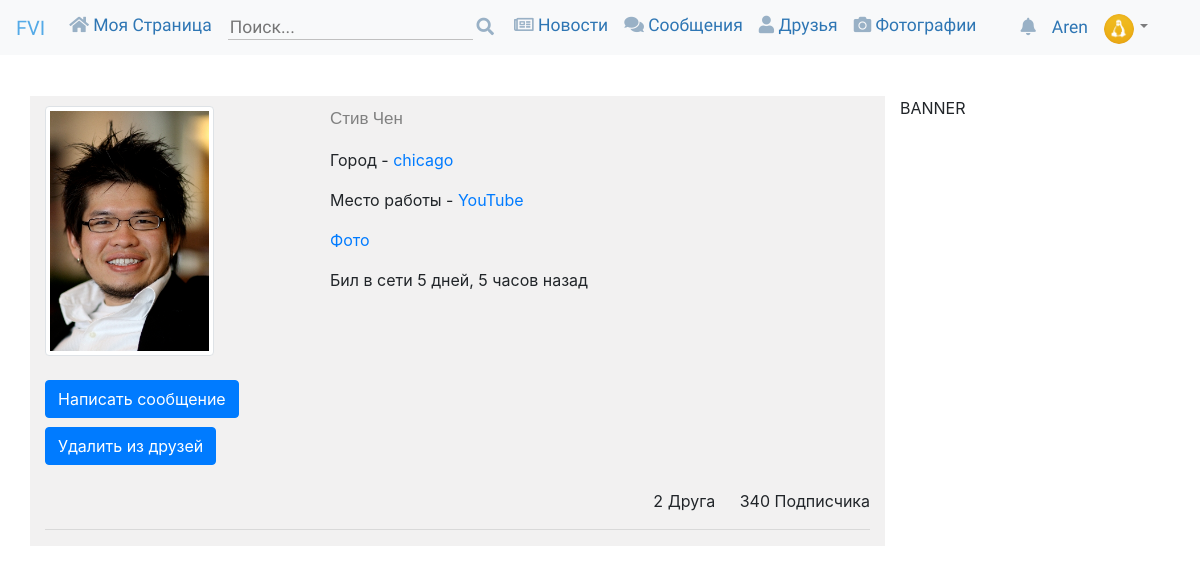
/listusers/2/ (signed in), run on the app's committed database.
### accounts/models.py (models this page shows, shortened)
class UserProfile(models.Model):
	user = models.OneToOneField(User, on_delete=models.CASCADE)
	avatar = models.ImageField(upload_to='imageusers', verbose_name='Изображение')
	placework = models.TextField(default='Отсутствует')
	city = models.TextField(default='Отсутствует')
	friends = models.ManyToManyField(User,
				related_name='is_friends',
				blank=True)
	followers = models.ManyToManyField(User,
				related_name='is_following',
				blank=True)
	zayavkadruzya = models.ManyToManyField(User,
			related_name='addingfriend',
			blank=True,)
	messagedo = models.ManyToManyField(User,
				related_name='messagedo',
				blank=True)
	allmessagesstory = models.ManyToManyField(User,
				related_name='allmessagesstory',
				blank=True)
	last_activity = models.DateTimeField(auto_now=True,
				auto_now_add=False)
	user_online = models.BooleanField(default=False)

### accounts/views.py (the view)
# urls.py: path('listusers/<int:id>/', userdetail, name='userdetail'),
def userdetail(request, id=None):
    userobj = get_object_or_404(UserProfile, id=id)
    user = request.user
    d = UserProfile.objects.all()
    n = userobj.user
    removefriend = request.POST.get("removefriendend")
    if removefriend:
        user.userprofile.friends.remove(n)
        userobj.friends.remove(user)
    removeaddfriended = request.POST.get("removeaddfriend")
    if removeaddfriended:
        user.userprofile.zayavkadruzya.remove(n)
    addfriendended = request.POST.get("addfriendend")
    if addfriendended:
        user.userprofile.friends.add(n)
        userobj.friends.add(user)
        user.userprofile.zayavkadruzya.remove(n)
    rundobfriend = request.POST.get("dobavfriend")
    if rundobfriend:
        if user in userobj.zayavkadruzya.all():
            userobj.zayavkadruzya.remove(user)
        else:
            userobj.zayavkadruzya.add(user)
    initial_data = {
        "object_id": userobj.id,
    }
    context = {
        "userobj": userobj,
        "user": user,
        "d": d,
    }
    return render(request, 'accounts/profileyou.html', context)

### templates/accounts/profileyou.html (shortened to what this page needs)
{% load static %}
{% load crispy_forms_tags %}
<!doctype html>
<html lang="en">
  <head>
    <link rel="stylesheet" href="https://use.fontawesome.com/releases/v5.0.13/css/all.css">
    <link rel="stylesheet" href="https://stackpath.bootstrapcdn.com/bootstrap/4.1.0/css/bootstrap.min.css">
    <link rel="stylesheet" href="{% static 'css/style.css' %}">
{% include 'stylesand.html' %}
  </head>
  <body>
<header>
{% include 'navbar.html' %}
</header>
<br><br><br><br>
    <div class="container">
      <div class="row">
        <div class="col-lg-9 col-md-9 col-xs-12 leftprofile">
          <div class="leftprofilecolor">
          <div class="row">
          <div class="imgandop col-lg-4">
          {% if userobj.user.userprofile.avatar %}
          <img class="img-fluid img-thumbnail img-profile"
          src="{{ userobj.user.userprofile.avatar.url }}" alt="">
          {% else %}
          <img class="img-fluid"
          src="{% static 'img/default_avatar.png' %}">
      {% endif %}
          </div>
          <div class="nameprofile col-lg-8">
            {% if userobj.user.is_superuser %}
            <p class="namepr" title="Администратор">
            {{ userobj.user.get_full_name }}
            <i title="Администратор" class="far fa-check-circle"></i>
            </p>
            {% else %}
            <p class="namepr">
            {{ userobj.user.get_full_name }}
            </p>
            {% endif %}
            <p>Город -
<a href="/listusers/?q={{ userobj.user.userprofile.city }}">
            {{ userobj.user.userprofile.city }}</a></p>
            <p>Место работы -
<a href="/listusers/?q={{ userobj.user.userprofile.placework }}">
            {{ userobj.user.userprofile.placework }}</a></p>
            <p>
<a href="foto/">Фото
  </a></p>
  <p>
  {% if userobj.user.userprofile.user_online %}
          <p style="color: #E58181;">online</p>
          {% else %}
          Бил в сети {{ userobj.user.userprofile.last_activity|timesince }} назад
          {% endif %}
          </p>
          </div>
        </div>
        <div class="friends">
        <br>
      <div class="addFriendButton">
  <form action="chat/">
    <button class="btn btn-primary">Написать сообщение</button>
  </form>
  {% if request.user in userobj.friends.all %}
<form action="" method="POST">
 <button class="btn btn-primary">
   Удалить из друзей
 </button>
  </form>
 {% endif %}
</div>
<br>
        <ul class="friendsFollowersUl">
          <li class="friendli">
         {{ userobj.friends.count }} Друга
          </li>
          <li class="followli">
          340 Подписчика
          </li>
          </ul>
<br>
<hr>
        </div>
        </div>
      </div>
        <div class="col-lg-3 col-md-3 col-xs-12">
          <p class="">BANNER</p>
          <br>
        </div>
      </div>
    </div>
  </body>
</html>

### templates/navbar.html (shortened to what this page needs)
<nav
    class="navbar navbar-expand-lg navbar-light bg-light fixed-top">
  <a class="navbar-brand" href="/site/">
  <div class="icon">
    FVI
  </div>
</a>
  <div class="collapse navbar-collapse" id="navbarSupportedContent">
    <ul class="navbar-nav mr-auto">
      <li class="nav-item active">
        <a class="nav-link" href="/profile/">
          <i class="fas fa-home"></i> Моя Страница<span class="sr-only">(current)</span></a>
      </li>
      <li class="nav-item active">
        <div class="nav-link" href="#">
          <div class="formsearch">
          <form action="/listusers/" method="GET">
      <input placeholder="Поиск..."
      class="vvodpoisk" id="vvodpoisk"
            type="text" name="q">
      <button id="searchmybtnmy" class="poisk poiskbutton"><i class="fas fa-search"></i></button>
          </form>
          </div>
          <span class="sr-only">(current)</span></div>
      </li>
      <li class="nav-item active">
        <a class="nav-link" href="/site/">
          <i class="far fa-newspaper"></i> Новости<span class="sr-only">(current)</span></a>
      </li>
      <li class="nav-item active">
        <a class="nav-link" href="/allchat/">
          <i class="fas fa-comments"></i> Сообщения
          <span class="sr-only">(current)</span></a>
      </li>
      <li class="nav-item active">
        <a class="nav-link" href="#">
          <i class="fas fa-user"></i> Друзья<span class="sr-only">(current)</span></a>
      </li>
      <li class="nav-item active">
        <a class="nav-link" href="/foto/">
          <i class="fas fa-camera"></i> Фотографии<span class="sr-only">(current)</span></a>
      </li>
    </ul>
    <ul class=" my-2 my-lg-0 navbar-nav mr-auto">
      <li class="nav-item active opovisheniya">
        <a class="nav-link" href="#">
          <i class="fas fa-bell" data-toggle="modal" data-target="#myModal"></i>
          <span class="sr-only">(current)</span></a>
      </li>
      <li class="nav-item active nameclass">
        <a class="nav-link" href="#">
          {{ user.first_name }}
          <span class="sr-only">(current)</span></a>
      </li>
      <li class="nav-item dropdown">
        <a class="nav-link dropdown-toggle" href="#" id="navbarDropdown" role="button" data-toggle="dropdown" aria-haspopup="true" aria-expanded="fafrrlse">
        {% if user.userprofile.avatar %}
          <div class="img-small-dropdown">
            <img class="img-fluid imgnavbar"
            src="{{ user.userprofile.avatar.url }}" alt="">
          </div>
          {% endif %}
        </a>
      </li>
    </ul>
  </div>
</nav>

### static/css/style.css (style rules this page uses)
body { margin: 0; padding: 0; }
.img-profile { height: 250px; }
.nameprofile .namepr { font-family: 'Roboto', sans-serif; font-size: 17px; color: grey; }
.leftprofile { background-color: #F2F1F1; }
.leftprofilecolor { margin-top: 10px; }
.friendsFollowersUl { float: right; }
.friendsFollowersUl li { display: inline; }
.friendsFollowersUl .followli { margin-left: 20px; }
.navbar-light .navbar-nav .active>.nav-link, .navbar-light .navbar-nav .nav-link.active, .navbar-light .navbar-nav .nav-link.show, .navbar-light .navbar-nav .show>.nav-link { color: #2E76B4; }

### static/css/newstyle.css (style rules this page uses)
.poiskbutton { border-right: none; border-bottom: none; border-top: none; border-left: 1px solid silver; cursor: pointer; }
.navbar-light .navbar-nav .active>.nav-link, .navbar-light .navbar-nav .nav-link.active, .navbar-light .navbar-nav .nav-link.show, .navbar-light .navbar-nav .show>.nav-link { color: #2E76B4; font-family: 'Cuprum', sans-serif; font-size: 17.5px; }
i { color: #99B1C6; }
.img-small-dropdown { width: 32px; float: left; }
.vvodpoisk { background-color: #F8F9FA; border: none; border-bottom: 1px solid silver; padding: 1px -1px; height: 23px; outline:none; }
.poisk { padding: 2px 4px; margin-left: -4.5px; background-color: #F8F9FA; border: none; outline:none; }
.icon { color: #54AAE7; font-family: 'Indie Flower', cursive; }
@media (min-width: 983px) { .navbar { height: 55px; } }
.icon { position: relative; z-index: 2; transition: 3s linear; }
a { text-decoration: none; }
.imgnavbar { height: 30px; width: 30px; border-radius: 50px; }

### data on the page
UserProfile: user.userprofile.avatar (picture), user.get_full_name "Стив Чен", user.userprofile.city "chicago", user.userprofile.placework "YouTube", user.userprofile.last_activity "5 дней, 5 часов", friends.count "2"

### other printed values
{{ user.first_name }} "Aren"
